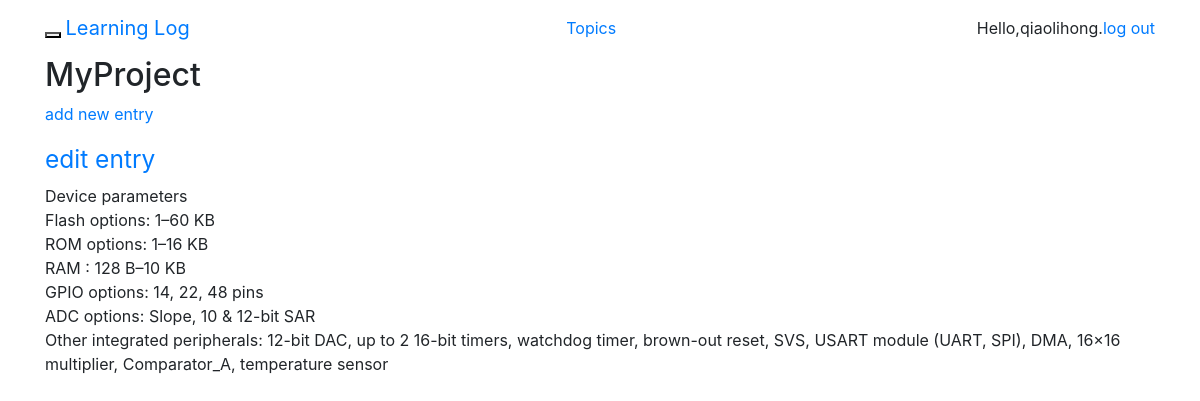
The page /topics/4/ (signed in) on the database its author committed.
### learning_logs/models.py (models this page shows, shortened)
class Topic(models.Model):
    text = models.CharField(max_length=200)
    date_added = models.DateTimeField(auto_now_add=True)
    owner = models.ForeignKey(User, on_delete=models.CASCADE)
    def __str__(self):
        return self.text

class Entry(models.Model):
    topic = models.ForeignKey(Topic, on_delete=models.CASCADE)
    text = models.TextField()
    date_added = models.DateTimeField(auto_now_add=True)
    class Meta:
        verbose_name_plural = 'entries'

### learning_logs/views.py (the view)
# urls.py: url(r'^topics/(?P<topic_id>\d+)/$', views.topic, name='topic'),
@login_required
def topic(request, topic_id):
    topic = Topic.objects.get(id=topic_id)
    if topic.owner != request.user:
        raise Http404
    entries = topic.entry_set.order_by('-date_added')
    context = {'topic': topic, 'entries': entries}
    return render(request, 'learning_logs/topic.html', context)

### learning_logs/templates/learning_logs/topic.html (shortened to what this page needs)
{% extends 'learning_logs/base.html' %}
{% block header %}
    <h2>{{ topic }}</h2>
{% endblock header %}
{% block content %}
    <p>
        <a href="{% url 'learning_logs:new_entry' topic.id %}">add new entry</a>
    </p>
    {% for entry in entries %}
        <div class="panel panel-default">
            <div class="panel-heading">
                <h3>
                    <small>
                        <a href="{% url 'learning_logs:edit_entry' entry.id %}">edit entry</a>
                    </small>
                </h3>
            </div>
            <div class="panel-body">
                {{ entry.text|linebreaks }}
            </div>
        </div>
    {% empty %}
         There are no entries for this topic yet.
    {% endfor %}
{% endblock content %}

### learning_logs/templates/learning_logs/base.html (shortened to what this page needs)
{% load bootstrap4 %}
<!DOCTYPE html>
<html lang="en" xmlns:margin-left="http://www.w3.org/1999/xhtml">
    <head>
        {% bootstrap_css %}
    </head>
    <body>
        <nav class="navbar navbar-default navbar-static-top ">
            <div class="container">
                <div class="navbar-header">
                    <button type="button" class="navbar-toggle collapsed"
                            data-toggle="collapse" data-target="#navbar"
                            aria-expanded="false" aria-controls="navbar">
                    </button>
                    <a class="navbar-brand" href="{% url 'learning_logs:index' %}">
                        Learning Log</a>
                </div>
                    <ul class="nav navbar-nav">
                        <li class="nav-item">
                            <a href="{% url 'learning_logs:topics' %}">Topics</a>
                        </li>
                    </ul>
                    <ul class="nav navbar-right">
                        {% if user.is_authenticated %}
                            <li><a>Hello,{{user.username}}.</a></li>
                            <li><a href="{% url 'users:logout' %}">log out</a></li>
                        {% else %}
                            <li><a href="{% url 'users:register' %}">register</a></li>
                            <li><a href="{% url 'users:login' %}" >log in</a></li>
                        {% endif %}
                    </ul>
            </div>
        </nav>
        <div class="container">
            <div class="page-header">
                {% block header %}{% endblock header %}
            </div>
            <div>
                {% block content %}{% endblock content %}
            </div>
        </div>
    </body>
</html>

### rows shown on the page
Topic: text "MyProject"
Entry: text "Device parameters Flash options: 1–60 KB ROM options: 1–16 KB RAM : 128 B–10 KB GPIO options: 14, 22, 48 pins ADC options: Slope, 10 & 12-bit SAR Other integrated peripherals: 12-bit DAC, up to 2 16-bit timers, watchdog timer, brown-out reset, SVS, USART module (UART, SPI), DMA, 16×16 multiplier, Comparator_A, temperature sensor"

### other values the page prints
{{ user.username }} "qiaolihong"
